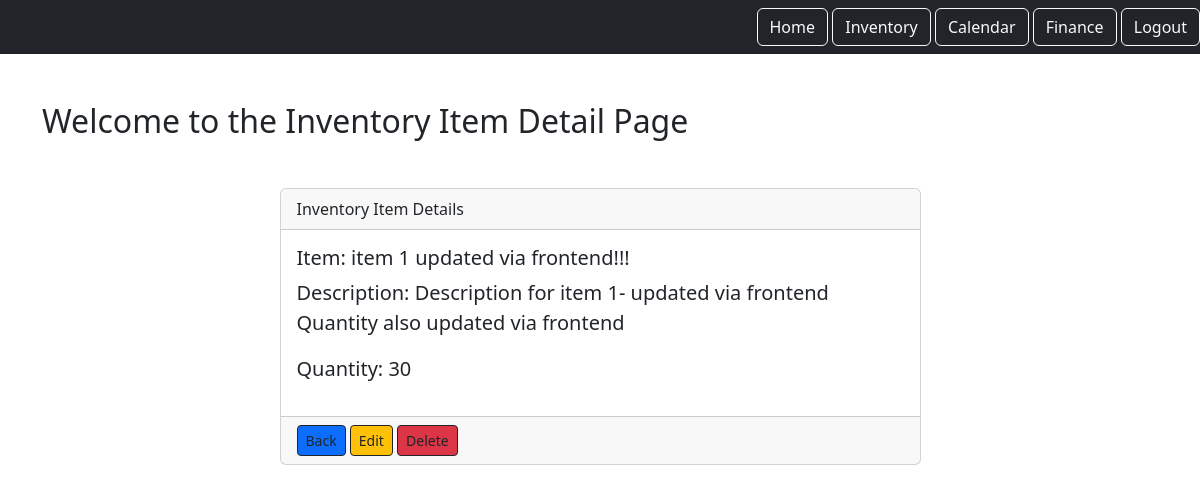
Screenshot of /inventory/1 (signed in) with the database file from the repository.
### inventory_component/models.py (models this page shows)
class Inventory(models.Model):
    item = models.CharField(max_length=255)
    description = models.TextField()
    quantity = models.PositiveIntegerField()
    user = models.ForeignKey(User, on_delete=models.CASCADE, related_name='items')

### inventory_component/views.py (the view)
# urls.py: path('<int:pk>', views.InventoryItemDetail.as_view(), name="item.detail"),
class InventoryItemDetail(LoginRequiredMixin, DetailView):
    model = Inventory
    context_object_name = "item"
    template_name = "inventory_detail.html"
    login_url = '/login'
    def get_queryset(self):
        return self.request.user.items.all()

### inventory_component/templates/inventory_detail.html (shortened to what this page needs)
{% extends 'base.html' %}
{% load static %}
{% block content %}
<div class="row">
    <div class="col">
        <div class="item_list_heading mb-5">
            <h1 class="fs-2">Welcome to the Inventory Item Detail Page</h1>
        </div>
    </div>
</div>
<div class="row">
    <div class="col-md-7 mx-auto">
        <div class="card">
            <div class="card-header">Inventory Item Details</div>
            <div class="card-body">
                <h1 class="fs-5">Item: {{ item.item }}</h1>
                <p class="fs-5">Description: {{ item.description }}</p>
                <p class="fs-5">Quantity: {{ item.quantity }}</p>
            </div>
            <div class="card-footer">
                <a href="{% url 'inventory_list' %}" class="btn btn-sm btn-primary btn-outline-dark">Back</a>
                <a href="{% url 'item.update' pk=item.id %}" class="btn btn-sm btn-warning btn-outline-dark">Edit</a>
                <a href="{% url 'item.delete' pk=item.id %}" class="btn btn-sm btn-danger btn-outline-dark">Delete</a>
            </div>
        </div>
    </div>
</div>
{% endblock content %}

### static/css/style.css (style rules this page uses)
a { color: #17a2b8; }

### rows the page displays
Inventory: item "item 1 updated via frontend!!!", description "Description for item 1- updated via frontend Quantity also updated via frontend", quantity "30"
